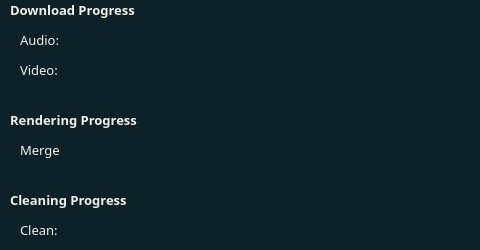
   <widget class="QWidget" name="progressVideo" native="true">
    <property name="geometry">
     <rect>
      <x>20</x>
      <y>90</y>
      <width>480</width>
      <height>250</height>
     </rect>
    </property>
    <property name="sizePolicy">
     <sizepolicy hsizetype="Fixed" vsizetype="Fixed">
      <horstretch>0</horstretch>
      <verstretch>0</verstretch>
     </sizepolicy>
    </property>
    <property name="toolTip">
     <string notr="true"/>
    </property>
    <property name="statusTip">
     <string notr="true"/>
    </property>
    <property name="whatsThis">
     <string notr="true"/>
    </property>
    <property name="styleSheet">
     <string notr="true">background-color: rgb(11, 32, 39);</string>
    </property>
    <widget class="QLabel" name="pV_msgVideoProgress">
     <property name="enabled">
      <bool>true</bool>
     </property>
     <property name="geometry">
      <rect>
       <x>20</x>
       <y>60</y>
       <width>40</width>
       <height>20</height>
      </rect>
     </property>
     <property name="sizePolicy">
      <sizepolicy hsizetype="Fixed" vsizetype="Fixed">
       <horstretch>0</horstretch>
       <verstretch>0</verstretch>
      </sizepolicy>
     </property>
     <property name="font">
      <font>
       <family>Quicksand Medium</family>
       <pointsize>10</pointsize>
       <weight>50</weight>
       <italic>false</italic>
       <bold>false</bold>
      </font>
     </property>
     <property name="toolTip">
      <string notr="true"/>
     </property>
     <property name="statusTip">
      <string notr="true"/>
     </property>
     <property name="whatsThis">
      <string notr="true"/>
     </property>
     <property name="autoFillBackground">
      <bool>false</bool>
     </property>
     <property name="styleSheet">
      <string notr="true">font: 10pt &quot;Quicksand Medium&quot;; color: rgb(241, 241, 229);</string>
     </property>
     <property name="frameShape">
      <enum>QFrame::NoFrame</enum>
     </property>
     <property name="frameShadow">
      <enum>QFrame::Plain</enum>
     </property>
     <property name="text">
      <string notr="true">Video:</string>
     </property>
     <property name="alignment">
      <set>Qt::AlignLeading|Qt::AlignLeft|Qt::AlignVCenter</set>
     </property>
     <property name="textInteractionFlags">
      <set>Qt::NoTextInteraction</set>
     </property>
    </widget>
    <widget class="QLabel" name="pV_msgAudioProgress">
     <property name="enabled">
      <bool>true</bool>
     </property>
     <property name="geometry">
      <rect>
       <x>20</x>
       <y>30</y>
       <width>40</width>
       <height>20</height>
      </rect>
     </property>
     <property name="sizePolicy">
      <sizepolicy hsizetype="Fixed" vsizetype="Fixed">
       <horstretch>0</horstretch>
       <verstretch>0</verstretch>
      </sizepolicy>
     </property>
     <property name="font">
      <font>
       <family>Quicksand Medium</family>
       <pointsize>10</pointsize>
       <weight>50</weight>
       <italic>false</italic>
       <bold>false</bold>
      </font>
     </property>
     <property name="toolTip">
      <string notr="true"/>
     </property>
     <property name="statusTip">
      <string notr="true"/>
     </property>
     <property name="whatsThis">
      <string notr="true"/>
     </property>
     <property name="autoFillBackground">
      <bool>false</bool>
     </property>
     <property name="styleSheet">
      <string notr="true">font: 10pt &quot;Quicksand Medium&quot;; color: rgb(241, 241, 229);</string>
     </property>
     <property name="frameShape">
      <enum>QFrame::NoFrame</enum>
     </property>
     <property name="frameShadow">
      <enum>QFrame::Plain</enum>
     </property>
     <property name="text">
      <string notr="true">Audio:</string>
     </property>
     <property name="alignment">
      <set>Qt::AlignLeading|Qt::AlignLeft|Qt::AlignVCenter</set>
     </property>
     <property name="textInteractionFlags">
      <set>Qt::NoTextInteraction</set>
     </property>
    </widget>
    <widget class="QLabel" name="pV_msgCategDownload">
     <property name="enabled">
      <bool>true</bool>
     </property>
     <property name="geometry">
      <rect>
       <x>10</x>
       <y>0</y>
       <width>140</width>
       <height>20</height>
      </rect>
     </property>
     <property name="sizePolicy">
      <sizepolicy hsizetype="Fixed" vsizetype="Fixed">
       <horstretch>0</horstretch>
       <verstretch>0</verstretch>
      </sizepolicy>
     </property>
     <property name="font">
      <font>
       <family>Quicksand Medium</family>
       <pointsize>10</pointsize>
       <weight>75</weight>
       <italic>false</italic>
       <bold>true</bold>
      </font>
     </property>
     <property name="toolTip">
      <string notr="true"/>
     </property>
     <property name="statusTip">
      <string notr="true"/>
     </property>
     <property name="whatsThis">
      <string notr="true"/>
     </property>
     <property name="autoFillBackground">
      <bool>false</bool>
     </property>
     <property name="styleSheet">
      <string notr="true">font: bold 10pt &quot;Quicksand Medium&quot;; color: rgb(241, 241, 229);</string>
     </property>
     <property name="frameShape">
      <enum>QFrame::NoFrame</enum>
     </property>
     <property name="frameShadow">
      <enum>QFrame::Plain</enum>
     </property>
     <property name="text">
      <string notr="true">Download Progress</string>
     </property>
     <property name="alignment">
      <set>Qt::AlignLeading|Qt::AlignLeft|Qt::AlignVCenter</set>
     </property>
     <property name="textInteractionFlags">
      <set>Qt::NoTextInteraction</set>
     </property>
    </widget>
    <widget class="QLabel" name="pV_downloadAudioProgress">
     <property name="geometry">
      <rect>
       <x>80</x>
       <y>35</y>
       <width>380</width>
       <height>15</height>
      </rect>
     </property>
     <property name="toolTip">
      <string notr="true"/>
     </property>
     <property name="statusTip">
      <string notr="true"/>
     </property>
     <property name="whatsThis">
      <string notr="true"/>
     </property>
     <property name="styleSheet">
      <string notr="true">image: url(assets/progressBar_static-0.png);</string>
     </property>
     <property name="text">
      <string notr="true"/>
     </property>
     <property name="alignment">
      <set>Qt::AlignCenter</set>
     </property>
     <property name="textInteractionFlags">
      <set>Qt::NoTextInteraction</set>
     </property>
    </widget>
    <widget class="QLabel" name="pV_downloadVideoProgress">
     <property name="geometry">
      <rect>
       <x>80</x>
       <y>65</y>
       <width>380</width>
       <height>15</height>
      </rect>
     </property>
     <property name="toolTip">
      <string notr="true"/>
     </property>
     <property name="statusTip">
      <string notr="true"/>
     </property>
     <property name="whatsThis">
      <string notr="true"/>
     </property>
     <property name="styleSheet">
      <string notr="true">image: url(assets/progressBar_static-0.png);</string>
     </property>
     <property name="text">
      <string notr="true"/>
     </property>
     <property name="alignment">
      <set>Qt::AlignCenter</set>
     </property>
     <property name="textInteractionFlags">
      <set>Qt::NoTextInteraction</set>
     </property>
    </widget>
    <widget class="QLabel" name="pV_msgMergeProgress">
     <property name="enabled">
      <bool>true</bool>
     </property>
     <property name="geometry">
      <rect>
       <x>20</x>
       <y>140</y>
       <width>40</width>
       <height>20</height>
      </rect>
     </property>
     <property name="sizePolicy">
      <sizepolicy hsizetype="Fixed" vsizetype="Fixed">
       <horstretch>0</horstretch>
       <verstretch>0</verstretch>
      </sizepolicy>
     </property>
     <property name="font">
      <font>
       <family>Quicksand Medium</family>
       <pointsize>10</pointsize>
       <weight>50</weight>
       <italic>false</italic>
       <bold>false</bold>
      </font>
     </property>
     <property name="toolTip">
      <string notr="true"/>
     </property>
     <property name="statusTip">
      <string notr="true"/>
     </property>
     <property name="whatsThis">
      <string notr="true"/>
     </property>
     <property name="autoFillBackground">
      <bool>false</bool>
     </property>
     <property name="styleSheet">
      <string notr="true">font: 10pt &quot;Quicksand Medium&quot;; color: rgb(241, 241, 229);</string>
     </property>
     <property name="frameShape">
      <enum>QFrame::NoFrame</enum>
     </property>
     <property name="frameShadow">
      <enum>QFrame::Plain</enum>
     </property>
     <property name="text">
      <string notr="true">Merge:</string>
     </property>
     <property name="alignment">
      <set>Qt::AlignLeading|Qt::AlignLeft|Qt::AlignVCenter</set>
     </property>
     <property name="textInteractionFlags">
      <set>Qt::NoTextInteraction</set>
     </property>
    </widget>
    <widget class="QLabel" name="pV_msgCategRendering">
     <property name="enabled">
      <bool>true</bool>
     </property>
     <property name="geometry">
      <rect>
       <x>10</x>
       <y>110</y>
       <width>140</width>
       <height>20</height>
      </rect>
     </property>
     <property name="sizePolicy">
      <sizepolicy hsizetype="Fixed" vsizetype="Fixed">
       <horstretch>0</horstretch>
       <verstretch>0</verstretch>
      </sizepolicy>
     </property>
     <property name="font">
      <font>
       <family>Quicksand Medium</family>
       <pointsize>10</pointsize>
       <weight>75</weight>
       <italic>false</italic>
       <bold>true</bold>
      </font>
     </property>
     <property name="toolTip">
      <string notr="true"/>
     </property>
     <property name="statusTip">
      <string notr="true"/>
     </property>
     <property name="whatsThis">
      <string notr="true"/>
     </property>
     <property name="autoFillBackground">
      <bool>false</bool>
     </property>
     <property name="styleSheet">
      <string notr="true">font: bold 10pt &quot;Quicksand Medium&quot;; color: rgb(241, 241, 229);</string>
     </property>
     <property name="frameShape">
      <enum>QFrame::NoFrame</enum>
     </property>
     <property name="frameShadow">
      <enum>QFrame::Plain</enum>
     </property>
     <property name="text">
      <string notr="true">Rendering Progress</string>
     </property>
     <property name="alignment">
      <set>Qt::AlignLeading|Qt::AlignLeft|Qt::AlignVCenter</set>
     </property>
     <property name="textInteractionFlags">
      <set>Qt::NoTextInteraction</set>
     </property>
    </widget>
    <widget class="QLabel" name="pV_renderingMergeProgress">
     <property name="geometry">
      <rect>
       <x>80</x>
       <y>145</y>
       <width>380</width>
       <height>15</height>
      </rect>
     </property>
     <property name="toolTip">
      <string notr="true"/>
     </property>
     <property name="statusTip">
      <string notr="true"/>
     </property>
     <property name="whatsThis">
      <string notr="true"/>
     </property>
     <property name="styleSheet">
      <string notr="true">image: url(assets/progressBar_static-0.png);</string>
     </property>
     <property name="text">
      <string notr="true"/>
     </property>
     <property name="alignment">
      <set>Qt::AlignCenter</set>
     </property>
     <property name="textInteractionFlags">
      <set>Qt::NoTextInteraction</set>
     </property>
    </widget>
    <widget class="QLabel" name="pV_cleaningCleanProgress">
     <property name="geometry">
      <rect>
       <x>80</x>
       <y>225</y>
       <width>380</width>
       <height>15</height>
      </rect>
     </property>
     <property name="toolTip">
      <string notr="true"/>
     </property>
     <property name="statusTip">
      <string notr="true"/>
     </property>
     <property name="whatsThis">
      <string notr="true"/>
     </property>
     <property name="styleSheet">
      <string notr="true">image: url(assets/progressBar_static-0.png);</string>
     </property>
     <property name="text">
      <string notr="true"/>
     </property>
     <property name="alignment">
      <set>Qt::AlignCenter</set>
     </property>
     <property name="textInteractionFlags">
      <set>Qt::NoTextInteraction</set>
     </property>
    </widget>
    <widget class="QLabel" name="pV_msgCleanProgress">
     <property name="enabled">
      <bool>true</bool>
     </property>
     <property name="geometry">
      <rect>
       <x>20</x>
       <y>220</y>
       <width>40</width>
       <height>20</height>
      </rect>
     </property>
     <property name="sizePolicy">
      <sizepolicy hsizetype="Fixed" vsizetype="Fixed">
       <horstretch>0</horstretch>
       <verstretch>0</verstretch>
      </sizepolicy>
     </property>
     <property name="font">
      <font>
       <family>Quicksand Medium</family>
       <pointsize>10</pointsize>
       <weight>50</weight>
       <italic>false</italic>
       <bold>false</bold>
      </font>
     </property>
     <property name="toolTip">
      <string notr="true"/>
     </property>
     <property name="statusTip">
      <string notr="true"/>
     </property>
     <property name="whatsThis">
      <string notr="true"/>
     </property>
     <property name="autoFillBackground">
      <bool>false</bool>
     </property>
     <property name="styleSheet">
      <string notr="true">font: 10pt &quot;Quicksand Medium&quot;; color: rgb(241, 241, 229);</string>
     </property>
     <property name="frameShape">
      <enum>QFrame::NoFrame</enum>
     </property>
     <property name="frameShadow">
      <enum>QFrame::Plain</enum>
     </property>
     <property name="text">
      <string notr="true">Clean:</string>
     </property>
     <property name="alignment">
      <set>Qt::AlignLeading|Qt::AlignLeft|Qt::AlignVCenter</set>
     </property>
     <property name="textInteractionFlags">
      <set>Qt::NoTextInteraction</set>
     </property>
    </widget>
    <widget class="QLabel" name="pV_msgCategCleaning">
     <property name="enabled">
      <bool>true</bool>
     </property>
     <property name="geometry">
      <rect>
       <x>10</x>
       <y>190</y>
       <width>130</width>
       <height>20</height>
      </rect>
     </property>
     <property name="sizePolicy">
      <sizepolicy hsizetype="Fixed" vsizetype="Fixed">
       <horstretch>0</horstretch>
       <verstretch>0</verstretch>
      </sizepolicy>
     </property>
     <property name="font">
      <font>
       <family>Quicksand Medium</family>
       <pointsize>10</pointsize>
       <weight>75</weight>
       <italic>false</italic>
       <bold>true</bold>
      </font>
     </property>
     <property name="toolTip">
      <string notr="true"/>
     </property>
     <property name="statusTip">
      <string notr="true"/>
     </property>
     <property name="whatsThis">
      <string notr="true"/>
     </property>
     <property name="autoFillBackground">
      <bool>false</bool>
     </property>
     <property name="styleSheet">
      <string notr="true">font: bold 10pt &quot;Quicksand Medium&quot;; color: rgb(241, 241, 229);</string>
     </property>
     <property name="frameShape">
      <enum>QFrame::NoFrame</enum>
     </property>
     <property name="frameShadow">
      <enum>QFrame::Plain</enum>
     </property>
     <property name="text">
      <string notr="true">Cleaning Progress</string>
     </property>
     <property name="alignment">
      <set>Qt::AlignLeading|Qt::AlignLeft|Qt::AlignVCenter</set>
     </property>
     <property name="textInteractionFlags">
      <set>Qt::NoTextInteraction</set>
     </property>
    </widget>
   </widget>
